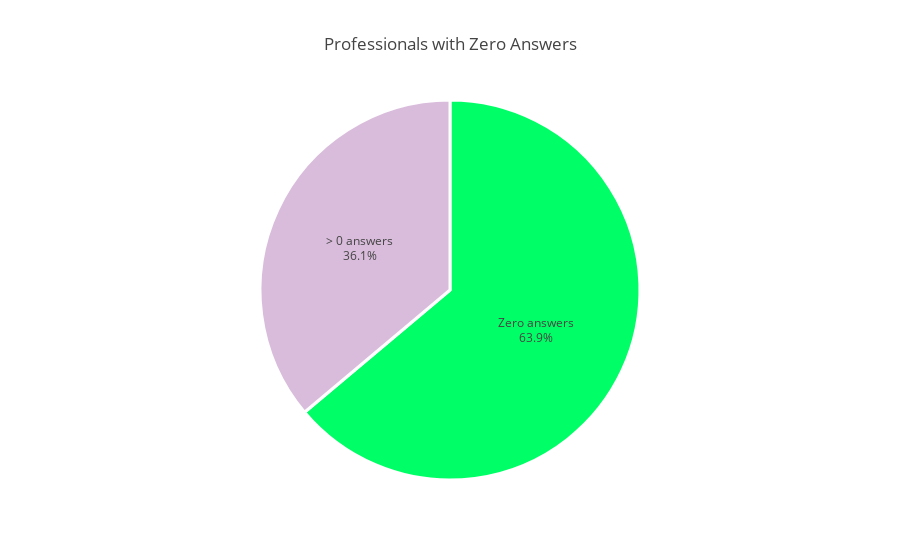

This figure's notebook cell:
### Markdown cell above
## 1- Need to increase the number of active professionals:
The following two graphs examine the degree activity of professionals in terms of number of posted answers.

* The first Pie Chart shows that most of the professionals still haven't posted their first answer.
* The second Bar Graph compares the number of active (posted at least one answer) and inactive (didn't post any answer) professionals each year.

A good recommendation system can surely help professionals find relevant questions to answer and increase their activity on the platform.

### Code cell
# Professionals with zero answers
nbr_pros_without_answers = len(professionals) - answers['author_id'].nunique()
#print(f'\n- {(nbr_pros_without_answers/len(professionals))*100:.2f} % of the professionals have Zero answers ({nbr_pros_without_answers}).')
fig = {
    'data': [{
        'type': 'pie',
        'labels': ['Zero answers', '> 0 answers'],
        'values': [nbr_pros_without_answers , len(professionals) - nbr_pros_without_answers],
        'textinfo': 'label+percent',
        'showlegend': False,
        'marker': {'colors': [ '#00FF66', '#D9BCDB',], 'line': {'width': 3, 'color': 'white'}},
    }],
    'layout': {
        'title': 'Professionals with Zero Answers'
    }
}
iplot(fig)

### Figure 1 — Plotly figure (JSON) as saved in the notebook; plotly's stock layout.template omitted (floating-point values rounded to 4 significant figures)
{"data": [{"labels": ["Zero answers", "> 0 answers"], "marker": {"colors": ["#00FF66", "#D9BCDB"], "line": {"color": "white", "width": 3}}, "showlegend": false, "textinfo": "label+percent", "type": "pie", "uid": "ec7016c4-9916-4af7-a466-1c7f2dcac0da", "values": [17983, 10169]}], "layout": {"title": {"text": "Professionals with Zero Answers"}}}
